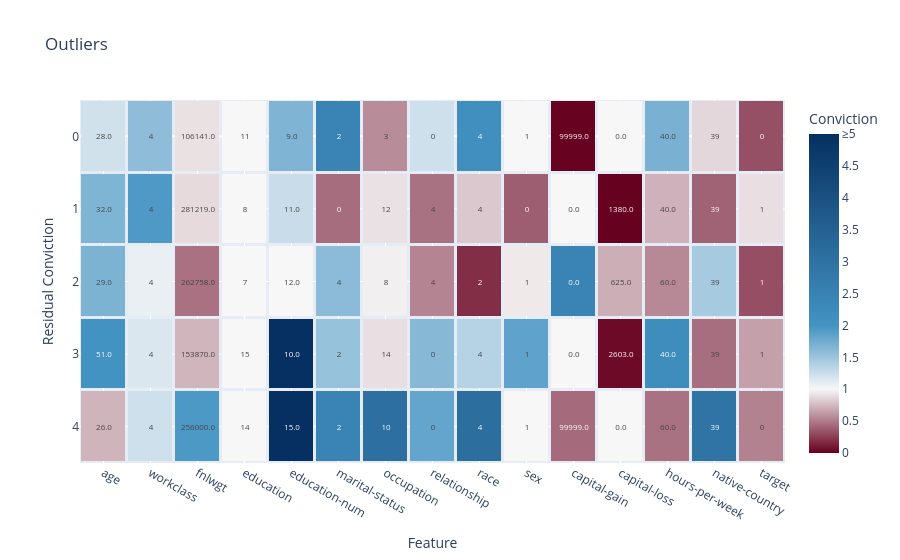

This figure's notebook cell:
### Code cell
fig = plot_anomalies(outliers, case_feature_residual_convictions, title="Outliers", yaxis_title="Residual Conviction")
fig.show(width=1750, height=750)

### Figure 1 — Plotly figure (JSON) as saved in the notebook; plotly's stock layout.template omitted (floating-point values rounded to 4 significant figures)
{"data": [{"coloraxis": "coloraxis", "hovertemplate": "Conviction=%{z}", "name": "Outliers", "text": [["28.0", "4", "106141.0", "11", "9.0", "2", "3", "0", "4", "1", "99999.0", "0.0", "40.0", "39", "0", "0.02687006757268678", "154", "d9537c09-61bd-4944-ab6c-6d0983887ac9", "329.5239458718541", "outlier"], ["32.0", "4", "281219.0", "8", "11.0", "0", "12", "4", "4", "0", "0.0", "1380.0", "40.0", "39", "1", "0.05179062589253954", "335", "d9537c09-61bd-4944-ab6c-6d0983887ac9", "197.29380183839214", "outlier"], ["29.0", "4", "262758.0", "7", "12.0", "4", "8", "4", "2", "1", "0.0", "625.0", "60.0", "39", "1", "0.054116391639457785", "913", "d9537c09-61bd-4944-ab6c-6d0983887ac9", "190.88109950091962", "outlier"], ["51.0", "4", "153870.0", "15", "10.0", "2", "14", "0", "4", "1", "0.0", "2603.0", "40.0", "39", "1", "0.05545767325955753", "407", "d9537c09-61bd-4944-ab6c-6d0983887ac9", "187.37152112354934", "outlier"], ["26.0", "4", "256000.0", "14", "15.0", "2", "10", "0", "4", "1", "99999.0", "0.0", "60.0", "39", "0", "0.05650061508459722", "686", "d9537c09-61bd-4944-ab6c-6d0983887ac9", "103.46821286358498", "outlier"]], "texttemplate": "%{text}", "type": "heatmap", "x": ["age", "workclass", "fnlwgt", "education", "education-num", "marital-status", "occupation", "relationship", "race", "sex", "capital-gain", "capital-loss", "hours-per-week", "native-country", "target"], "xgap": 3, "y": [0, 1, 2, 3, 4], "ygap": 3, "z": [[1.215, 1.576, 0.9093, 1.0, 1.666, 2.464, 0.568, 1.233, 2.116, 1.0, 0.009739, 1.0, 1.696, 0.8696, 0.325], [1.673, 1.941, 0.881, 1.0, 1.261, 0.4395, 0.9119, 0.4616, 0.8088, 0.3789, 1.0, 0.002631, 0.7175, 0.3984, 0.9041], [1.684, 1.076, 0.4568, 1.0, 1.0, 1.598, 0.9687, 0.5346, 0.1872, 0.9418, 2.467, 0.7045, 0.5542, 1.448, 0.3164], [2.033, 1.161, 0.7321, 1.0, 20.48, 1.531, 0.9005, 1.621, 1.364, 1.847, 1.0, 0.04202, 2.19, 0.4441, 0.6485], [0.7271, 1.229, 1.943, 1.0, 29.21, 2.464, 3.087, 1.817, 3.134, 1.0, 0.4303, 1.0, 0.46, 2.925, 0.5252]]}], "layout": {"coloraxis": {"cmax": 5, "cmin": 0, "colorbar": {"ticktext": ["0", "0.5", "1", "1.5", "2", "2.5", "3", "3.5", "4", "4.5", "≥5"], "tickvals": [0, 0.5, 1, 1.5, 2, 2.5, 3, 3.5, 4, 4.5, 5], "title": {"text": "Conviction"}}, "colorscale": [[0, "rgb(103,0,31)"], [0.2, "rgb(247, 247, 247)"], [0.4, "rgb(67,147,195)"], [1, "rgb(5,48,97)"]]}, "title": {"text": "Outliers"}, "xaxis": {"anchor": "y", "domain": [0, 1], "title": {"text": "Feature"}}, "yaxis": {"anchor": "x", "autorange": "reversed", "domain": [0, 1], "title": {"text": "Residual Conviction"}}}}
